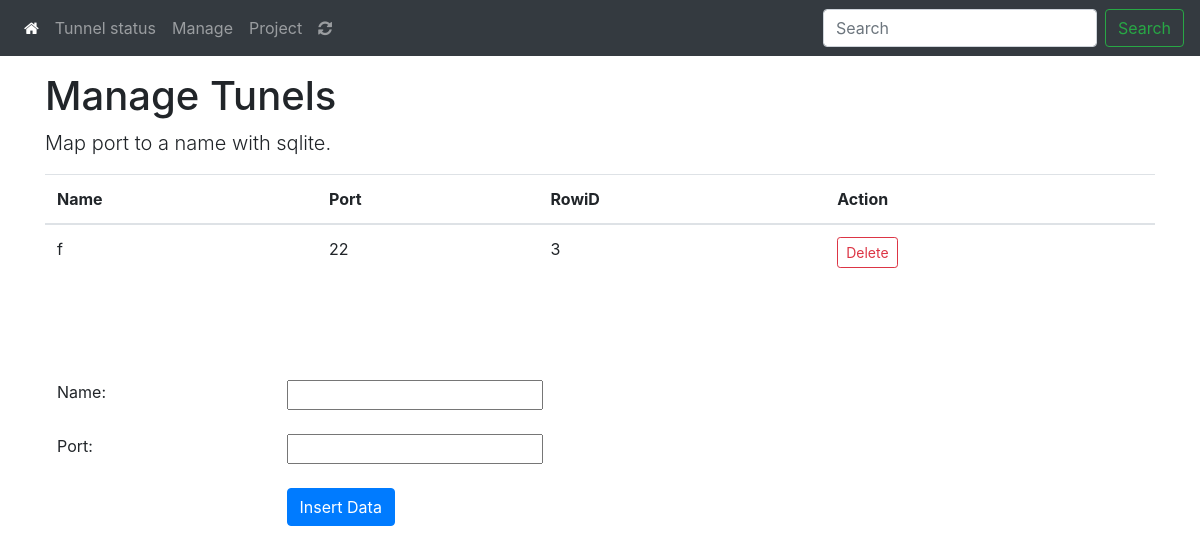
Before: /manage.php with the older database file.
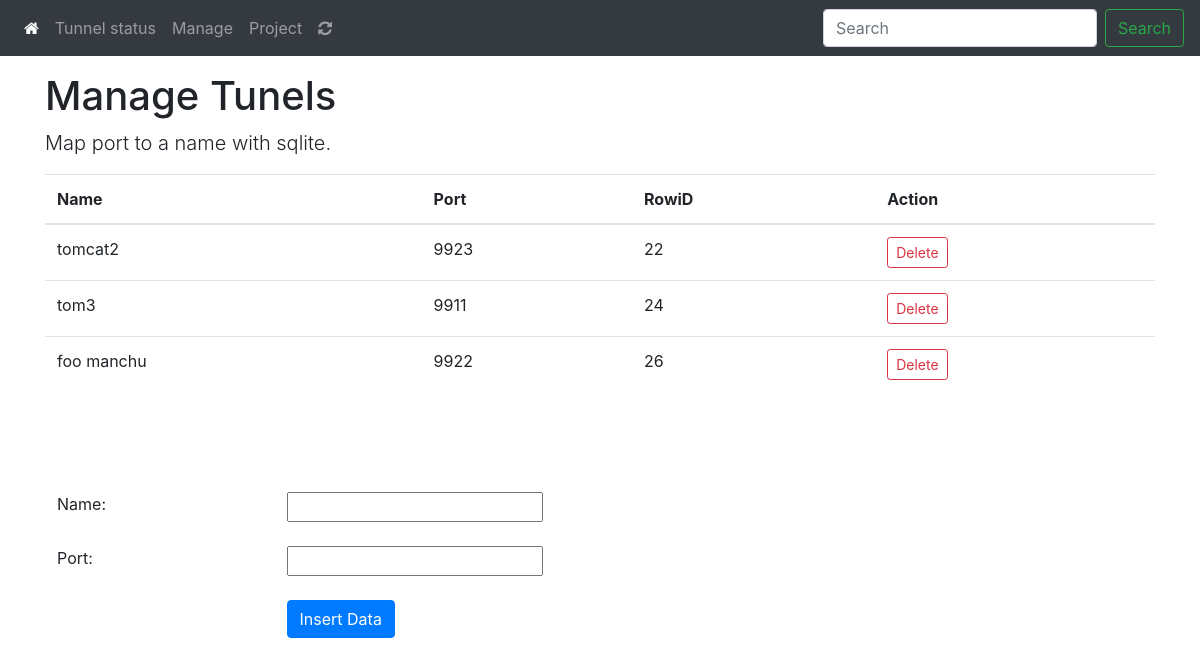
After: the same page with the newer database file.
### tables this page shows
CREATE TABLE "tunnels" (
                "id" INTEGER PRIMARY KEY AUTOINCREMENT NOT NULL,
                "name" VARCHAR,
                "port" INTEGER
            );

### manage.php (the view, shortened to what this page needs)
<?php include 'nav.php'; ?>
  <body>
    <main role="main" class="container">
      <div class="starter-template">
        <h1>Manage Tunels</h1>
        <p class="lead">Map port to a name with sqlite.</p>
      </div>
      <div class="starter-template">
            <?php
            $db = new SQLite3('db/manage.sqlite', SQLITE3_OPEN_CREATE | SQLITE3_OPEN_READWRITE);
            $db->query('CREATE TABLE IF NOT EXISTS "tunnels" (
                "id" INTEGER PRIMARY KEY AUTOINCREMENT NOT NULL,
                "name" VARCHAR,
                "port" INTEGER
            )');
            $query = 'SELECT  * FROM "tunnels"';
            $results = $db->query($query);
            echo "
             <table class=table >
               <thead>
                 <tr>
                 <th scope='col'>Name</th>
                 <th scope='col'>Port</th>
                 <th scope='col'>RowiD</th>
                 <th scope='col'>Action</th>
                 </tr>
                </thead>
                 <tbody>
                 ";
                 while($row = $results->fetchArray()) {
                  echo "
                  <tr>
                   <td> $row[name] </td>
                   <td> $row[port] </td>
                   <td> $row[id] </td>
                  <td>
                  <form action='manage.php' method='post'>
                  <input name='delete_data'  class='btn btn-outline-danger btn-sm' type='submit' value='Delete'>
                  <input name='rowid' type='hidden' value=$row[id] >
                    </form>
                  </td>
                     </tr>
                   ";
                  }
                  echo '
                  </tbody>
                 </table>
                 ';
             ?>
      </div>
           <br>
           <br>
           <br>
      		<table class="table table-borderless">
      			<form action="manage.php" method="post">
      			<tr>
      				<td>Name:</td>
      				<td><input name="name" type="text"></td>
      			</tr>
      			<tr>
      				<td>Port:</td>
      				<td><input name="port" type="text"></td>
      			</tr>
      			<tr>
      				<td><a></a></td>
      				<td><input name="submit_data"  class="btn btn-primary" type="submit" value="Insert Data"></td>
      			</tr>
      			</form>
      		</table>
</body>
  </body>
</html>

### nav.php (shortened to what this page needs)
<!doctype html>
<html lang="en">
<head>
    <link rel="stylesheet" href="https://cdnjs.cloudflare.com/ajax/libs/font-awesome/4.7.0/css/font-awesome.min.css">
    <link rel="stylesheet" href="https://stackpath.bootstrapcdn.com/bootstrap/4.3.1/css/bootstrap.min.css">
</head>
    <nav class="navbar navbar-expand-md navbar-dark bg-dark fixed-top">
      <div class="collapse navbar-collapse" id="navbarsExampleDefault">
        <ul class="navbar-nav mr-auto">
          <li class="nav-item active">
            <a class="nav-link" href="/"><i class="fa fa-home"></i><span class="sr-only">(current)</span></a>
          </li>
          <li class="nav-item">
            <a class="nav-link" href="/status.php">Tunnel status <span class="sr-only">(current)</span></a>
          </li>
          <li class="nav-item">
            <a class="nav-link" href="/manage.php">Manage <span class="sr-only">(current)</span></a>
          </li>
          <li class="nav-item">
            <a class="nav-link" href="https://github.com/aink99/ssh-gateway" target="_blank">Project</a>
          </li>
          <li class="nav-item">
            <a class="nav-link" href="javascript:location.reload()">
              <i class="fa fa-refresh"></i>
              <span class="sr-only">(current)</span></a>
          </li>
        </ul>
        <form class="form-inline my-2 my-lg-0">
          <input class="form-control mr-sm-2" type="text" placeholder="Search" aria-label="Search">
          <button class="btn btn-outline-success my-2 my-sm-0" type="submit">Search</button>
        </form>
      </div>
    </nav>
<br>
<br>
<br>

Changed rows visible on the page:
removed tunnels: name "f", port "22", id "3"
added tunnels: name "tomcat2", port "9923", id "22"
added tunnels: name "tom3", port "9911", id "24"
added tunnels: name "foo manchu", port "9922", id "26"
